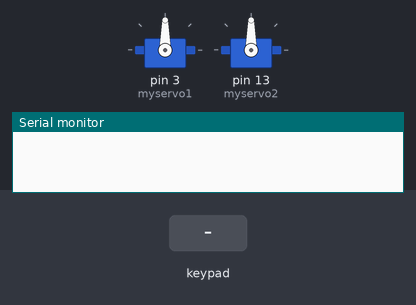
This sketch was run on a simulated Arduino Uno, built with avr-gcc and run on an emulated ATmega328P. On the bench: 2 × servo, the last lines printed to the serial monitor. Inputs (shaded band) come from the test bench.

Above: at 1.2 s.
1.3 s: keypad keys 1 2 1 1 1 0 9 pressed 0.4 s apart
At 1.77 s:
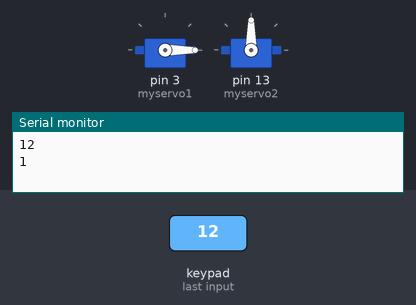
At 2.37 s:
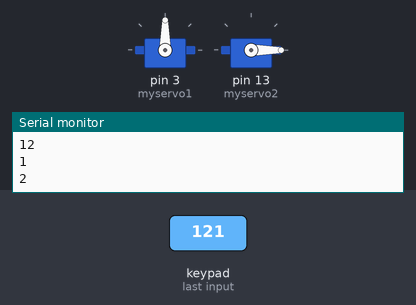
5.6 s: key '2' pressed
At 5.68 s:
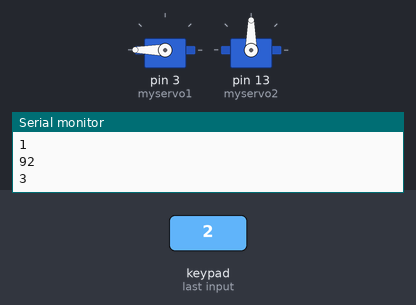
Timing chart, 0 to 9.1 s (numbered marks = the images above; inputs shaded):
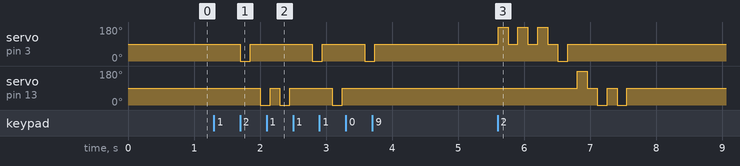

Measured:
- after the input at 1.3 s, servo on pin 3 (myservo1): goes 0° 0.15 s, 90° 0.94 s, 0° 0.15 s, 90° 0.64 s, 0° 0.15 s, then 90°, starting after 0.40 s; servo on pin 13 (myservo2): goes 0° 0.15 s, 90° 0.15 s, 0° 0.15 s, 90° 0.64 s, 0° 0.15 s, then 90°, starting after 0.70 s
- after the input at 5.6 s, servo on pin 3 (myservo1): 90° → 180° at once, → 90° 0.15 s later, → 180° 0.15 s later, → 90° 0.15 s later, … (8 changes in this stretch); servo on pin 13 (myservo2): 90° → 180° after 1.2 s, then repeats every 0.30 s: 90° 0.15 s, 0° 0.15 s, until it stays 90° from 7.6 s

The sketch:

Final_coin_dispencer_without_low_power_mode_.ino
```cpp
#include <Keypad.h>
#include <Servo.h>
#define QUARTER_VAL 25
#define DIME_VAL 10
#define NICKLE_VAL 5
#define PENNY_VAL 1


//create turn functions and number of coin for turn function
//void counterTurn();//counter clockwisse turn of servo with return to original porition
//void clockTurn();//clockwise turn of servo with return to original porition
//int calcNumCoins(int, int, void *f());//calculates the number of coins of each kind and calls servo

//define row and colm in matrix keypad
const byte ROWS = 4;
const byte COLMS = 4;
char keys[ROWS][COLMS] = {
  {'1', '2', '3', 'A'},
  {'4', '5', '6', 'B'},
  {'7', '8', '9', 'C'},
  {'*', '0', '#', 'D'}
};
byte rowPins[ROWS] = {12, 11, 10, 9};//initialize what pins each row is set too
byte colmPins[COLMS] = {8, 7, 6, 5};//initialize what pin each colum is set too

//create servo object
Servo myservo1;
Servo myservo2;
int pos = 0;

//create a keypad from the setup above for the arduino to recognize
Keypad keypad = Keypad( makeKeymap(keys), rowPins, colmPins, ROWS, COLMS);

// put your setup code here, to run once:
void setup() {
  Serial.begin(9600);
  myservo1.attach(3);
  myservo2.attach(13);
}

// put your main code here, to run repeatedly:
void loop() {//variables with a one behinf them are for the ones place of the total number (example: 10, 1 in the tens place, 0 in the ones place)
  char key, key1;
  int flag = 1;
  int superFlag = 1;
  int total, KeY, KeY1;

  while(flag != 0){
    key = keypad.getKey();
    if (key){//if you do not have this the code will not wait for a press
      if (key != '*') {
        KeY = key - 48; // converts character too correct integer
        Serial.print(KeY);//prints integer value

        //Used soley for debugging (next 3 lines)
        //Serial.println(key);
        //Serial.println("key");//seeing which kaypad i am checking
        //counterTurn();//run of the servo function

        flag = 0;
     }
    }
 }

  while(superFlag != 0){
    key1 = keypad.getKey();
    if(key1){//if you do not have this the code will not wait for a press
      if (key1!= '*') {
        KeY1 = key1 - 48;// converts character too correct integer
        Serial.println(KeY1);//prints integer value

        //Used soley for debugging (next 3 lines)
        //Serial.println(key);
        //Serial.println("key1");//seeing which kaypad i am checking
        //clockTurn(); //run of the servo function

        superFlag = 0;
      }
    }
  }
  total = (10 * KeY) + KeY1;//stitches the values together(KeY is in tens place KeY1 is in ones place)

  total = calcNumCoins (QUARTER_VAL, total, clockTurn1);//calculate new total minus quarters and turn the correct servor the correct way

  total = calcNumCoins (DIME_VAL, total, counterTurn1);//calculate new total minus quarters and dimes and turn the correct servor the correct way

  total = calcNumCoins (NICKLE_VAL, total, clockTurn2);//calculate new total minus quarters,dimes, and nickles and turn the correct servor the correct way

  total = calcNumCoins (PENNY_VAL, total, counterTurn2);//calculate new total minus all the coins which should always be 0
}
void counterTurn1(){
    myservo1.write(-270);
    delay(150);

    myservo1.write(90);
    delay(150);

}
void clockTurn1(){
    myservo1.write(270);
    delay(150);

    myservo1.write(90);
    delay(150);

}
void clockTurn2(){
    myservo2.write(270);
    delay(150);

    myservo2.write(90);
    delay(150);

}
void counterTurn2(){
    myservo2.write(-270);
    delay(150);

    myservo2.write(90);
    delay(150);
  }
int calcNumCoins (int coin_Val, int total, void *servoTurn()){
    if (total / coin_Val >= 1 ){
    int coin;
    coin = total / coin_Val;
    Serial.println(coin, DEC);
    for (int i = 1; i <= coin; i++){
      servoTurn(); //run of the servo function
     }
     total = total - (coin * coin_Val);
      //Serial.println(total, DEC);//Used so I can check the math of total
      return(total);
    }
  }
```
